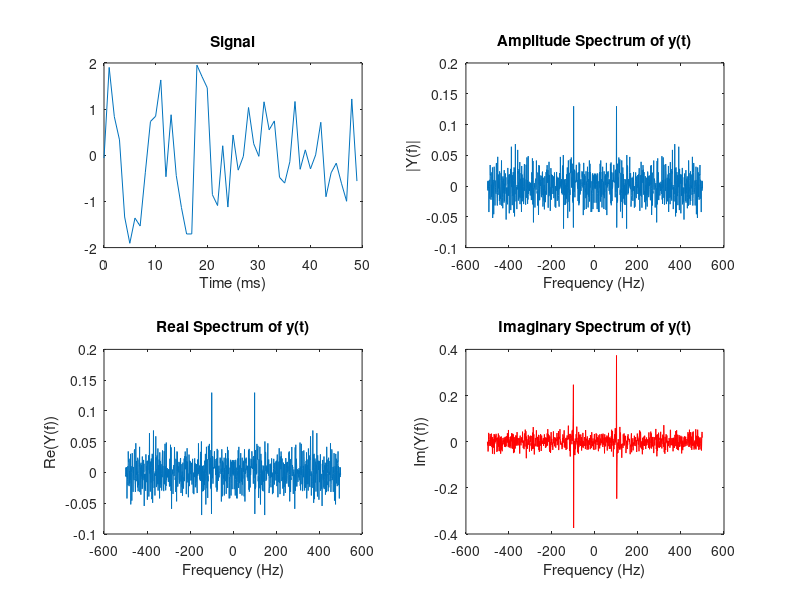

Write the MATLAB code that produced this figure.
function ibv_fft()
% Lab exercise 'Industrial Image Processing'
% 2008, Gregor Jehle <gjehle@htwg-konstanz.de>
% 

% 1: view whole spectrum, one-sided
% 2: view half spectrum, one-sided
% 3: view image processing style centered spectrum
ViewMode = 3;

% sampling frequency
Fs = 1000;
% length of signal
L = 1000;

% sample time (do not change)
T = 1/Fs;
% time vector (do not change)
t = (0:L-1)*T;

% function
% x = x * cos(2 * pi * 0 * t) + 1 * sin(2 * pi * 100 * t);
%   = x * cos(0)              + 1 * sin(2 * pi * 100 * t);
%   = x * 1     [DC]          + 1 * sin(2 * pi * 100 * t) [AC];

x = 0;                             % amplitude 1, 0 Hz (DC)
x =  x + 1 * cos(2 * pi * 100 * t);
%x = x + 1 * cos( 2*pi * 100 * t ); % amplitude 1, 100 Hz
%x = x + 2 * cos( 2*pi * 200  * t ); % amplitude 2, 23 Hz
%x = x + 3 * cos( 2*pi * 300  * t ); % amplitude 3, 42 Hz
%x = x + 5 * sin( 2*pi * 443 * t ); % amplitude 5, 443 Hz 

% additive noise
NoiseFactor = 1;

% here comes the (zero-mean random) noise (do not change)
y = x + NoiseFactor*randn(size(t));

%%%%%%%%%%%%%%%%%%%%
NFFT = 2^nextpow2(L); % Next power of 2 from length of y

SpecDiv = 1;
LinSpaceStart = 0;
PlotStart = 1;
PlotEnd = NFFT/SpecDiv;

if (ViewMode == 1);
    SpecDiv = 1;
    LinSpaceStart = 0;
    PlotStart = 1;
    PlotEnd = NFFT/SpecDiv;
elseif (ViewMode == 2);
    SpecDiv = 2;
    LinSpaceStart = 0;
    PlotStart = 1;
    PlotEnd = NFFT/SpecDiv;
else
    SpecDiv = 1;
    LinSpaceStart = -1;   
    PlotStart = 1;
    PlotEnd = NFFT;
end

% do the FFT
Y = fft(y,NFFT)/L;

if (ViewMode == 3);
    % switch left and right half of spectrum
    Y = [ Y(NFFT/2+1:NFFT) Y(1:NFFT/2) ];
end


% create frequency scale for x-axis
f = Fs/SpecDiv/(1-LinSpaceStart)*linspace(LinSpaceStart,1,NFFT/SpecDiv);

subplot(2,2,1);
plot(Fs*t(1:50),y(1:50));
title('Signal');
xlabel('Time (ms)');

subplot(2,2,2);
plot(f,(Y(PlotStart:PlotEnd)));
title('Amplitude Spectrum of y(t)');
xlabel('Frequency (Hz)');
ylabel('|Y(f)|');

subplot(2,2,3);
plot(f,real(Y(PlotStart:PlotEnd)));
title('Real Spectrum of y(t)');
xlabel('Frequency (Hz)');
ylabel('Re(Y(f))');

subplot(2,2,4);
plot(f,imag(Y(PlotStart:PlotEnd)),'r');
title('Imaginary Spectrum of y(t)');
xlabel('Frequency (Hz)');
ylabel('Im(Y(f))');
